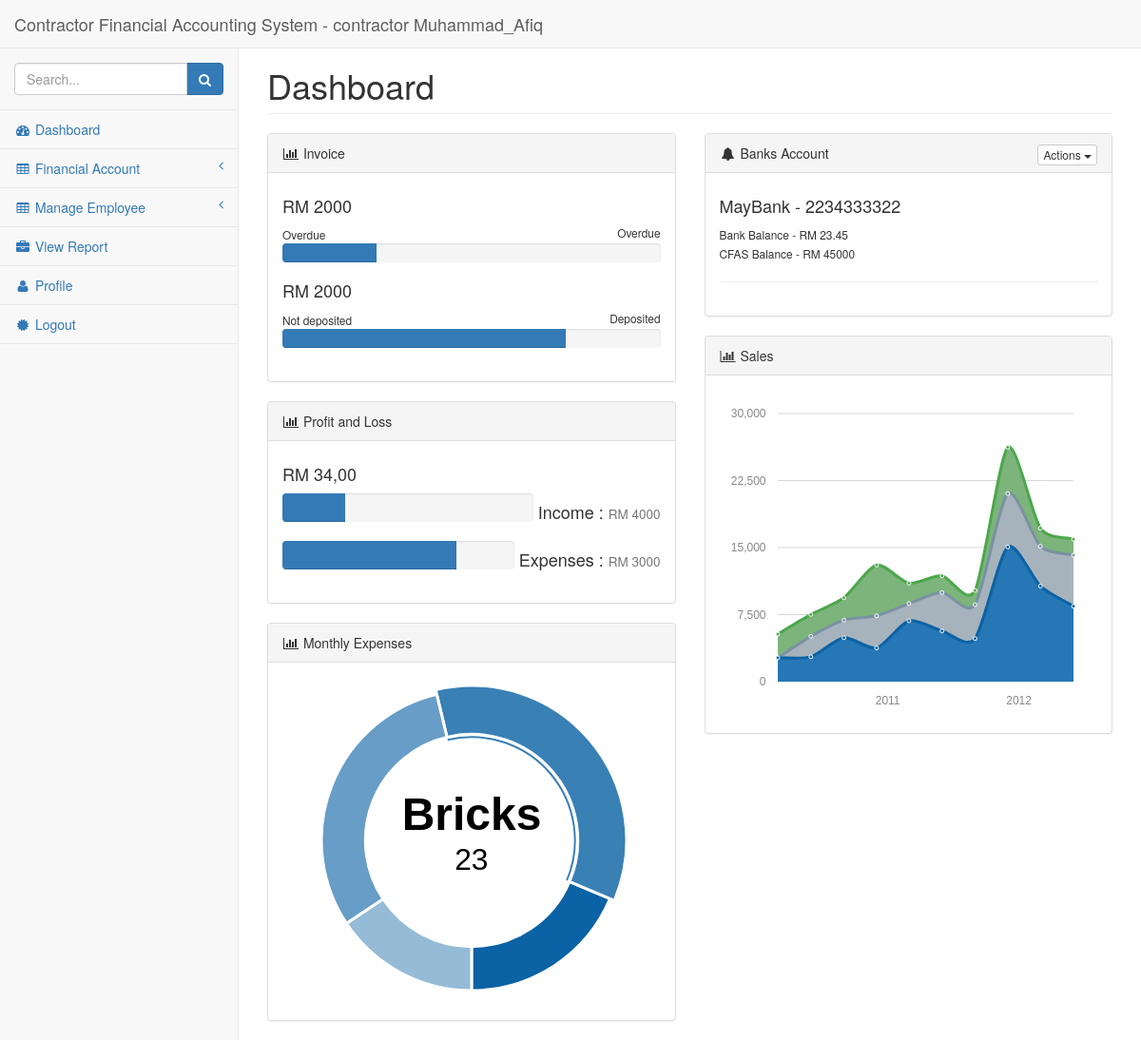
Screenshot of /user/index.php (signed in) with the database file from the repository.
### tables this page shows
CREATE TABLE `banks` (
  `id` int(11) NOT NULL,
  `uid` int(11) NOT NULL,
  `bank_name` varchar(255) NOT NULL,
  `bank_number` varchar(255) NOT NULL,
  `bank_balance` varchar(255) NOT NULL
);

### user/includes/dashboard.php (the view, shortened to what this page needs)
<div class="row">
                    <div class="col-lg-12">
                        <h1 class="page-header">Dashboard</h1>
                    </div>
                </div>
                <div class="row">
                    <div class="col-lg-6">
                        <div class="panel panel-default">
                            <div class="panel-heading">
                                <i class="fa fa-bar-chart-o fa-fw"></i> Invoice
                            </div>
                            <div class="panel-body">
                                <h4>RM 2000</h4>
                                <small>Overdue</small>
                                <small class="pull-right">Overdue</small>
                                <div class="progress" style="height: 20px;">
                                <div class="progress-bar" role="progressbar" style="width: 25%;" aria-valuenow="25" aria-valuemin="0" aria-valuemax="100"></div>
                                </div>
                                <h4>RM 2000</h4>
                                <small>Not deposited</small>
                                <small class="pull-right">Deposited</small>
                                <div class="progress" style="height: 20px;">
                                <div class="progress-bar" role="progressbar" style="width: 75%;" aria-valuenow="75" aria-valuemin="0" aria-valuemax="100"></div>
                                </div>
                            </div>
                        </div>
                        <div class="panel panel-default">
                            <div class="panel-heading">
                                <i class="fa fa-bar-chart-o fa-fw"></i> Profit and Loss
                            </div>
                            <div class="panel-body">
                                <h4>RM 34,00</h4>
                                <div class="pull-right">
                                    <h4 class="pull-right">&nbsp;Income : <small>RM 4000</small></h4>
                                </div>
                                <div class="progress" style="height: 30px;">
                                <div class="progress-bar" role="progressbar" style="width: 25%;" aria-valuenow="25" aria-valuemin="0" aria-valuemax="100"></div>
                                </div>
                                <div class="pull-right">
                                    <h4 class="pull-right">&nbsp;Expenses : <small>RM 3000</small></h4>
                                </div>
                                <div class="progress" style="height: 30px;">
                                <div class="progress-bar" role="progressbar" style="width: 75%;" aria-valuenow="75" aria-valuemin="0" aria-valuemax="100"></div>
                                </div>
                            </div>
                        </div>
                        <div class="panel panel-default">
                            <div class="panel-heading">
                                <i class="fa fa-bar-chart-o fa-fw"></i> Monthly Expenses
                            </div>
                            <div class="panel-body">
                                <div id="morris-donut-chart1"></div>
                            </div>
                        </div>
                    </div>
                    <div class="col-lg-6">
                        <div class="panel panel-default">
                            <div class="panel-heading">
                                <i class="fa fa-bell fa-fw"></i> Banks Account
                                <div class="pull-right">
                                    <div class="btn-group">
                                        <button type="button" class="btn btn-default btn-xs dropdown-toggle"
                                                data-toggle="dropdown">
                                            Actions
                                            <span class="caret"></span>
                                        </button>
                                    </div>
                                </div>
                            </div>
                            <div class="panel-body">
                                <?php
                                $uid = $_SESSION['id'];
                                $query = "SELECT * FROM banks WHERE uid=$uid";
                                $result = mysqli_query($conn, $query);
                                while ($row=mysqli_fetch_assoc($result)) {
                                    $bank_name=$row['bank_name'];
                                    $bank_number=$row['bank_number'];
                                    $bank_balance=$row['bank_balance'];
                                    ?>
                                    <h4><?php echo $bank_name; ?> - <?php echo $bank_number; ?></h4>
                                <small>Bank Balance - RM <?php echo $bank_balance; ?></small><br>
                                <small>CFAS Balance - RM 45000</small><br>
                                <hr>
                                    <?php
                                }
                                 ?>
                            </div>
                        </div>
                        <div class="panel panel-default">
                            <div class="panel-heading">
                                <i class="fa fa-bar-chart-o fa-fw"></i> Sales
                            </div>
                            <div class="panel-body">
                                <div id="morris-area-chart"></div>
                            </div>
                        </div>
                    </div>
                </div>

### user/css/startmin.css (style rules this page uses)
body { background-color: #f8f8f8; }

### rows the page displays
banks: bank_name "MayBank", bank_number "2234333322", bank_balance "23.45"

### other values shown
$_SESSION['role'] "contractor"
$_SESSION['user'] "Muhammad_Afiq"
